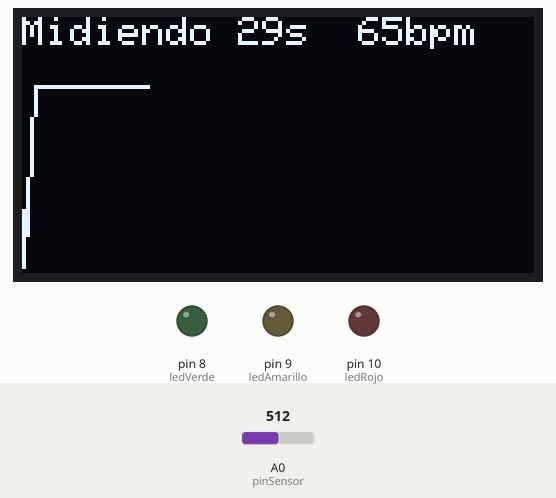
This sketch was run on a simulated Arduino Uno, built with avr-gcc and run on an emulated ATmega328P. On the bench: 128×64 one-colour display, output pins drawn as LEDs (lit = HIGH). The inputs (shaded band) are chosen by the test bench; at power-on: A0 (pinSensor) = 512.

Above: at 2.7 s.
2.8 s: A0 (pinSensor) set to 716
At 3.96 s:
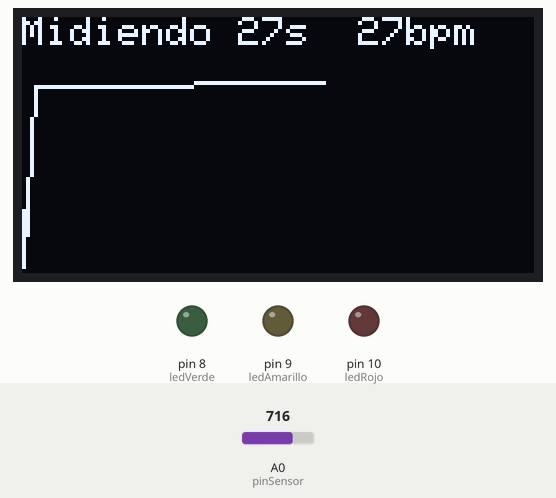
4.6 s: A0 (pinSensor) set to 900
At 5.57 s:
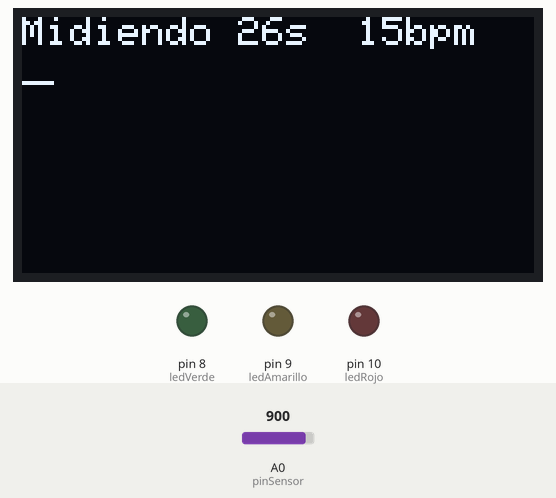
6.9 s: A0 (pinSensor) set to 511
At 7.17 s:
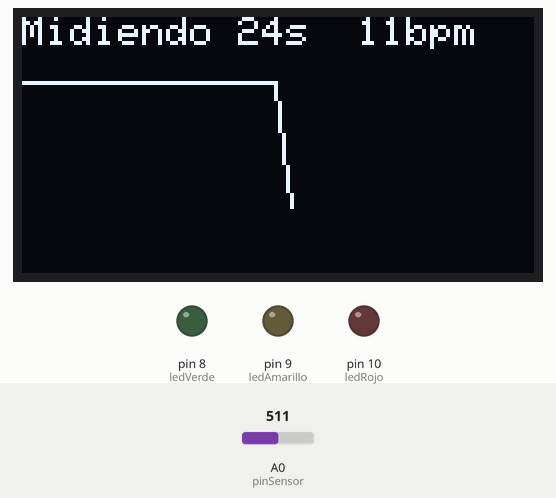
Timing chart, 0 to 33.1 s (numbered marks = the images above; inputs shaded):
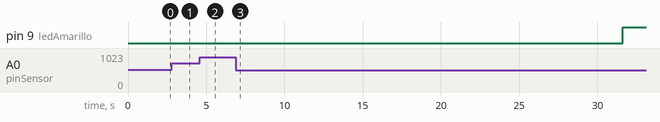

The sketch:

EKYVRA.ino
```cpp
#include <Wire.h>
#include <Adafruit_GFX.h>
#include <Adafruit_SSD1306.h>
// #include <SoftwareSerial.h>   // BT deshabilitado (módulo no conectado)

// ---------------- OLED 128x64 I2C ----------------
#define SCREEN_WIDTH 128
#define SCREEN_HEIGHT 64
#define OLED_ADDR    0x3C
Adafruit_SSD1306 oled(SCREEN_WIDTH, SCREEN_HEIGHT, &Wire, -1);

// ---------------- Bluetooth HC-05 (RX, TX) ----------------
// SoftwareSerial BT(2, 3);   // BT deshabilitado (módulo no conectado)

// ---------------- Pines de hardware ----------------
const int pinSensor  = A0;
const int ledVerde   = 8;
const int ledAmarillo = 9;
const int ledRojo    = 10;

// ---------------- Parámetros de medición ----------------
const unsigned long DURACION_PRUEBA   = 30000UL;  // 30 s
const unsigned long INTERVALO_MUESTRA = 20UL;     // 50 muestras/s (no bloqueante)
const unsigned long ANTI_REBOTE       = 300UL;    // máx. 200 BPM (corta dobles detecciones)
const int  AMPLITUD_MINIMA            = 25;       // amplitud mínima para aceptar latidos
const int  N_FILTRO                   = 4;        // muestras del promedio móvil
const int  ZONA_GRAFICA_Y             = 15;       // filas 0..14 = encabezado

// ---------------- Estado de la prueba ----------------
bool pruebaActiva        = false;
unsigned long tiempoInicio = 0;
unsigned long ultimaMuestra = 0;

// ---------------- Filtro de suavizado (promedio móvil) ----------------
int  muestrasFiltro[N_FILTRO];
long sumaFiltro = 0;
int  idxFiltro = 0;

// ---------------- Algoritmo de pulso (umbral adaptativo) ----------------
int  maxReciente = 0;
int  minReciente = 1023;
unsigned long ultimoDecay = 0;
bool latidoDetectado = false;
unsigned long ultimaContada = 0;
int  contadorLatidos = 0;

// ---------------- Gráfica OLED ----------------
int xPos = 0;
int yPosAnt = 32;
int ultimoSegundo = -1;
int ultimoBpmMostrado = -1;

void setup() {
  pinMode(ledVerde, OUTPUT);
  pinMode(ledAmarillo, OUTPUT);
  pinMode(ledRojo, OUTPUT);
  apagarLEDs();

  // BT.begin(9600);         // BT deshabilitado (módulo no conectado)
  Wire.setClock(400000);   // I2C a 400 kHz: display ~4x más rápido

  // Si la OLED no responde, el sistema sigue funcionando (LEDs)
  oled.begin(SSD1306_SWITCHCAPVCC, OLED_ADDR);

  // BT.println("{\"evento\":\"ready\"}");   // BT deshabilitado
  iniciarPrueba();
}

void loop() {
  unsigned long ahora = millis();

  if (pruebaActiva) {
    // Fin de la prueba
    if (ahora - tiempoInicio >= DURACION_PRUEBA) {
      mostrarResultado();
      return;
    }
    // Muestreo a intervalo fijo y no bloqueante
    if (ahora - ultimaMuestra >= INTERVALO_MUESTRA) {
      ultimaMuestra = ahora;
      muestrear(ahora);
      oled.display();
    }
  } else {
    // Espera de reinicio por Bluetooth (deshabilitado: módulo no conectado).
    // Sin BT, reinicia con el pulsador RESET del Arduino.
    // if (BT.available()) {
    //   char c = BT.read();
    //   if (c == 'R' || c == 'r') iniciarPrueba();
    // }
  }
}

// -------------------------------------------------------------
// FASE 1: muestreo, detección de latidos y graficado
// -------------------------------------------------------------
void muestrear(unsigned long ahora) {
  // -- Filtro de promedio móvil: mata el ruido del sensor sensible --
  sumaFiltro -= muestrasFiltro[idxFiltro];
  muestrasFiltro[idxFiltro] = analogRead(pinSensor);
  sumaFiltro += muestrasFiltro[idxFiltro];
  idxFiltro++;
  if (idxFiltro >= N_FILTRO) idxFiltro = 0;
  int valor = (int)(sumaFiltro / N_FILTRO);

  // -- Umbral adaptativo: seguimiento de pico/mínimo con decaimiento --
  unsigned long dt = ahora - ultimoDecay;
  ultimoDecay = ahora;
  int paso = 1 + (int)((dt * 20UL) / 1000UL);   // decae ~20 cuentas/s

  if (valor > maxReciente) maxReciente = valor;
  else                     maxReciente = max(maxReciente - paso, valor);

  if (valor < minReciente) minReciente = valor;
  else                     minReciente = min(minReciente + paso, valor);

  int amplitud   = maxReciente - minReciente;
  int umbralAlto = minReciente + (amplitud * 3) / 4;  // entrada al latido (más exigente)
  int umbralBajo = minReciente + amplitud / 4;        // salida: exige caída real (corta el bajo diacrótico)

  // -- Detección de latido con histéresis + periodo refractario --
  if (!latidoDetectado && amplitud >= AMPLITUD_MINIMA && valor >= umbralAlto) {
    latidoDetectado = true;
    if (ahora - ultimaContada >= ANTI_REBOTE) {
      contadorLatidos++;
      ultimaContada = ahora;
    }
  } else if (latidoDetectado && valor <= umbralBajo) {
    latidoDetectado = false;
  }

  // -- Dibujo de la onda (auto-escalado según la amplitud actual) --
  int centro = (maxReciente + minReciente) / 2;
  int media  = max(25, amplitud / 2 + 10);
  int yPos = map(valor, centro - media, centro + media, 63, ZONA_GRAFICA_Y);
  yPos = constrain(yPos, ZONA_GRAFICA_Y, 63);

  oled.drawLine(xPos - 1, yPosAnt, xPos, yPos, SSD1306_WHITE);
  yPosAnt = yPos;
  xPos++;

  if (xPos >= SCREEN_WIDTH) {           // reinicia eje X
    xPos = 0;
    oled.fillRect(0, ZONA_GRAFICA_Y, SCREEN_WIDTH,
                  SCREEN_HEIGHT - ZONA_GRAFICA_Y, SSD1306_BLACK);
  }

  // -- Encabezado: solo se redibuja cuando cambia el segundo o el BPM --
  unsigned long transcurrido = ahora - tiempoInicio;
  int segundosRestantes = (int)((DURACION_PRUEBA - transcurrido) / 1000);
  int bpmActual = (transcurrido > 0)
                    ? (int)((contadorLatidos * 60000UL) / transcurrido)
                    : 0;

  if (segundosRestantes != ultimoSegundo || bpmActual != ultimoBpmMostrado) {
    oled.fillRect(0, 0, SCREEN_WIDTH, ZONA_GRAFICA_Y, SSD1306_BLACK);
    oled.setCursor(0, 0);
    oled.print("Midiendo ");
    oled.print(segundosRestantes);
    oled.print("s  ");
    oled.print(bpmActual);
    oled.print("bpm");
    ultimoSegundo = segundosRestantes;
    ultimoBpmMostrado = bpmActual;
  }
}

// -------------------------------------------------------------
// FASE 2: resultado, LEDs y trama JSON
// -------------------------------------------------------------
void mostrarResultado() {
  int bpmFinal = (int)((contadorLatidos * 60000UL) / DURACION_PRUEBA);
  const char* estado;

  apagarLEDs();

  if (contadorLatidos == 0) {
    estado = "Sin senal";                    // dedo fuera / ruido
    digitalWrite(ledAmarillo, HIGH);
  } else if (bpmFinal < 60) {
    estado = "Bradicardia";
    digitalWrite(ledAmarillo, HIGH);
  } else if (bpmFinal <= 100) {
    estado = "Normal";
    digitalWrite(ledVerde, HIGH);
  } else {
    estado = "Taquicardia";
    digitalWrite(ledRojo, HIGH);
  }

  oled.clearDisplay();
  oled.setTextSize(1);
  oled.setCursor(0, 0);
  oled.println("RESULTADO FINAL (30s)");
  oled.setTextSize(2);
  oled.setCursor(0, 18);
  oled.print(bpmFinal);
  oled.println(" BPM");
  oled.setTextSize(1);
  oled.setCursor(0, 45);
  oled.print("Estado: ");
  oled.println(estado);
  oled.setCursor(0, 55);
  oled.print("Pulsa RESET p/repetir");
  oled.display();

  // Trama JSON por Bluetooth (deshabilitado: módulo no conectado)
  // char json[80];
  // snprintf(json, sizeof(json), "{\"bpm\":%d,\"estado\":\"%s\"}", bpmFinal, estado);
  // BT.println(json);   // la app debe leer hasta '\n'

  pruebaActiva = false;
}

// -------------------------------------------------------------
// Reinicio de la prueba
// -------------------------------------------------------------
void iniciarPrueba() {
  contadorLatidos   = 0;
  latidoDetectado   = false;
  maxReciente       = 0;
  minReciente       = 1023;
  xPos              = 0;
  yPosAnt           = 32;
  ultimoSegundo     = -1;
  ultimoBpmMostrado = -1;
  sumaFiltro        = 0;
  idxFiltro         = 0;
  for (int i = 0; i < N_FILTRO; i++) muestrasFiltro[i] = 0;
  apagarLEDs();

  oled.clearDisplay();
  oled.setTextSize(1);
  oled.setTextColor(SSD1306_WHITE);
  oled.setCursor(0, 0);
  oled.println("Coloca el dedo en");
  oled.println("el sensor...");
  oled.println();
  oled.println("Medicion: 30 segundos");
  oled.display();

  // Calentamiento: muestrea el sensor para inicializar min/max
  unsigned long t0 = millis();
  while (millis() - t0 < 1500) {
    int v = analogRead(pinSensor);
    if (v > maxReciente) maxReciente = v;
    if (v < minReciente) minReciente = v;
    delay(20);
  }
  ultimaContada = millis() - ANTI_REBOTE;   // el 1er latido siempre cuenta

  oled.clearDisplay();
  oled.setCursor(0, 0);
  oled.print("Midiendo 30s");
  oled.display();

  tiempoInicio  = millis();
  ultimaMuestra = tiempoInicio;
  ultimoDecay   = tiempoInicio;
  pruebaActiva  = true;
}

void apagarLEDs() {
  digitalWrite(ledVerde, LOW);
  digitalWrite(ledAmarillo, LOW);
  digitalWrite(ledRojo, LOW);
}
```
